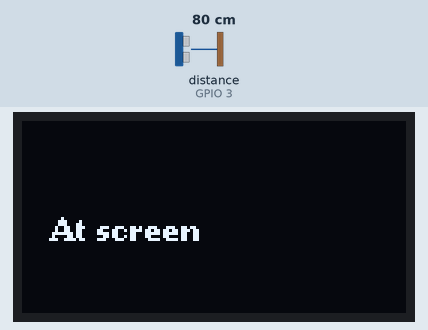
The program below on a simulated Seeed XIAO ESP32-C3. Shown: 128×64 one-colour display. Wiring (inferred from the names in the program): ultrasonic range finder: trigger GPIO 2; echo GPIO 3. The inputs (shaded band) are chosen by the test bench; at power-on: distance to the obstacle (sensor on GPIO 3) 80 cm. The echo pulse lasts 58.3 µs per cm; I2S audio is not simulated (input reads silence); what the program prints to the serial monitor is not drawn.

Above: at 1.9 s.
2.0 s: distance to the obstacle (sensor on GPIO 3) set to 95 cm
3.5 s: distance to the obstacle (sensor on GPIO 3) set to 105 cm
At 4.8 s:
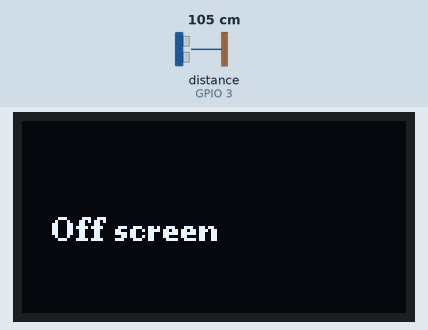
5.9 s: distance to the obstacle (sensor on GPIO 3) set to 2 cm
At 7.5 s:
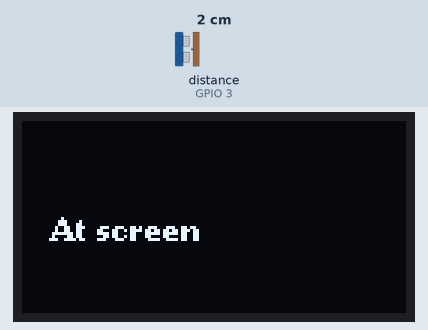
8.1 s: distance to the obstacle (sensor on GPIO 3) set to 120 cm
At 9.1 s:
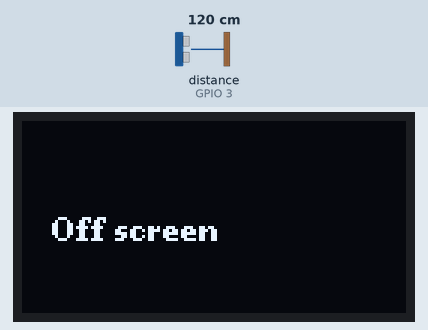
Timing chart, 0 to 11.1 s (numbered marks = the images above; inputs shaded):
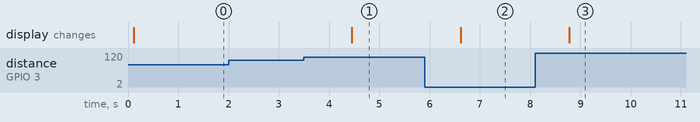

Measured:
- the behaviour switches between 100 and 101 cm on distance to the obstacle (sensor on GPIO 3) (found by bisection; images 0 and 1)
- after the input at 2.0 s, every drawn part: stays the same
- after the input at 3.5 s, the display: changes after 0.95 s (image 1)
- after the input at 5.9 s, the display: changes after 0.71 s (image 2)
- after the input at 8.1 s, the display: changes after 0.68 s (image 3)

The program:

main.cpp
```cpp
#include <Arduino.h>
#include <Wire.h>
#include <driver/i2s.h>
#include "arduinoFFT.h"
#include <U8g2lib.h>
#include <BLEDevice.h>
#include <BLEServer.h>
#include <BLEUtils.h>
#include <BLE2902.h>
#include <stdlib.h>

BLEServer* pServer = NULL;
BLECharacteristic* pCharacteristic = NULL;
bool deviceConnected = false;
bool oldDeviceConnected = false;
unsigned long previousMillis = 0;
const long interval = 1000;
unsigned long lastTimeBelowThreshold = 0;
bool trackingProximity = false;

#define I2S_WS   9  // LRCLK (Word Select)
#define I2S_DIN  8  // Data In (DOUT from mic)
#define I2S_BCLK 20  // Bit Clock
#define TIME_THRESHOLD 120000
#define TARGET_FREQUENCY 62.5
#define DISTANCE_THRESHOLD 100
const int trigPin = 2;
const int echoPin = 3;

#define SCL_INDEX 0x00
#define SCL_TIME 0x01
#define SCL_FREQUENCY 0x02
#define SCL_PLOT 0x03

#define BUFFER_SIZE 512  // Buffer for storing audio samples

#define SAMPLES 512  // Number of samples for FFT, must be a power of 2
#define SAMPLING_FREQUENCY 16000  // Adjust based on your microphone's sampling rate

double vReal[SAMPLES];  // Array to store the real part of the FFT (audio data)
double vImag[SAMPLES];  // Array to store the imaginary part (set to 0)
float duration, distance;

ArduinoFFT<double> FFT = ArduinoFFT<double>(vReal, vImag, SAMPLES, SAMPLING_FREQUENCY);
double FindPeakFrequency(double* fftData, int numSamples);
U8G2_SSD1306_128X64_NONAME_F_SW_I2C u8g2(U8G2_R0, /* clock=*/ 7, /* data=*/ 6, /* reset=*/ U8X8_PIN_NONE);

#define SERVICE_UUID        "04faf1c3-e3d5-49c0-9ead-e628bc35a133"
#define CHARACTERISTIC_UUID "90705d32-c022-4a47-bda4-8ff642549198"

class MyServerCallbacks : public BLEServerCallbacks {
    void onConnect(BLEServer* pServer) {
        deviceConnected = true;
        Serial.println("✅ BLE Device Connected");
    };

    void onDisconnect(BLEServer* pServer) {
        deviceConnected = false;
        Serial.println("❌ BLE Device Disconnected");
    }
};

void setup() {

    Serial.begin(115200);
    pinMode(trigPin, OUTPUT);
    pinMode(echoPin, INPUT);
    Wire.begin();
    u8g2.begin();
    u8g2.setFlipMode(1);

    // Configure I2S
    i2s_config_t i2s_config = {
        .mode = (i2s_mode_t)(I2S_MODE_MASTER | I2S_MODE_RX),
        .sample_rate = 16000,
        .bits_per_sample = I2S_BITS_PER_SAMPLE_16BIT,
        .channel_format = I2S_CHANNEL_FMT_ONLY_LEFT, // Using left channel
        .communication_format = I2S_COMM_FORMAT_I2S,
        .intr_alloc_flags = 0,
        .dma_buf_count = 8,
        .dma_buf_len = 512
    };

    i2s_pin_config_t pin_config = {
        .bck_io_num = I2S_BCLK,
        .ws_io_num = I2S_WS,
        .data_out_num = I2S_PIN_NO_CHANGE,
        .data_in_num = I2S_DIN
    };

    i2s_driver_install(I2S_NUM_0, &i2s_config, 0, NULL);
    i2s_set_pin(I2S_NUM_0, &pin_config);

    // // Name server device
    // BLEDevice::init("SWHW_Sensor🌲🌲🌲");
    // pServer = BLEDevice::createServer();
    // pServer->setCallbacks(new MyServerCallbacks());
    // BLEService *pService = pServer->createService(SERVICE_UUID);
    // pCharacteristic = pService->createCharacteristic(
    //     CHARACTERISTIC_UUID,
    //     BLECharacteristic::PROPERTY_READ |
    //     BLECharacteristic::PROPERTY_WRITE |
    //     BLECharacteristic::PROPERTY_NOTIFY
    // );
    // pCharacteristic->addDescriptor(new BLE2902());
    // pCharacteristic->setValue("👋 Hello World 👋");
    // pService->start();
    // // BLEAdvertising *pAdvertising = pServer->getAdvertising();  // this is working for backward compatibility
    // BLEAdvertising *pAdvertising = BLEDevice::getAdvertising();
    // pAdvertising->addServiceUUID(SERVICE_UUID);
    // pAdvertising->setScanResponse(true);
    // pAdvertising->setMinPreferred(0x06);  // functions that help with iPhone connections issue
    // pAdvertising->setMinPreferred(0x12);
    // BLEDevice::startAdvertising();
}


void loop() {
    int16_t sampleBuffer[SAMPLES];  // Array to store raw audio samples
    size_t bytesRead;

    // Read I2S audio data
    i2s_read(I2S_NUM_0, sampleBuffer, sizeof(sampleBuffer), &bytesRead, portMAX_DELAY);

    // Convert the raw 16-bit samples to double values for FFT processing
    for (int i = 0; i < SAMPLES; i++) {
        vReal[i] = (double)sampleBuffer[i];  // Assign real part
        vImag[i] = 0.0;  // Imaginary part is zeroed
    }

    // Perform FFT
    FFT.windowing(FFTWindow::Hamming, FFTDirection::Forward);  // Apply Hamming window
    FFT.compute(FFTDirection::Forward);  // Compute FFT
    FFT.complexToMagnitude();  // Convert to magnitudes

    // Get the major peak frequency
    double peakFreq = FindPeakFrequency(vReal, SAMPLES);

    Serial.print("Major peak frequency: ");
    Serial.print(peakFreq);
    Serial.println(" Hz");

    digitalWrite(trigPin, LOW);
    delayMicroseconds(2);
    digitalWrite(trigPin, HIGH);
    delayMicroseconds(10);
    digitalWrite(trigPin, LOW);

    duration = pulseIn(echoPin, HIGH);
    distance = (duration*.0343)/2;
    Serial.print("Distance: ");
    Serial.println(distance);

    u8g2.clearBuffer();
    u8g2.setFont(u8g2_font_ncenB08_tr);

    // Display Peak Frequency
    u8g2.setCursor(10, 20);
    if (peakFreq == 62.5) {
      u8g2.print("Typing...");
    }
    // u8g2.print("Freq: ");
    // u8g2.print(peakFreq);
    // u8g2.print(" Hz");

    // Display Distance
    u8g2.setCursor(10, 40);
    if (distance < 100) {
      u8g2.print("At screen");
    } else {
      u8g2.print("Off screen");
    }
    // u8g2.print("Dist: ");
    // u8g2.print(distance);
    // u8g2.print(" cm");

    u8g2.sendBuffer();

    unsigned long currentMillis = millis();
  // previousMillis = currentMillis;

    if (deviceConnected) {
        // Send new readings to database
        if (peakFreq == TARGET_FREQUENCY) {
        pCharacteristic->setValue("FREQ_MATCH");
        pCharacteristic->notify();
        Serial.println("🎙️ Send Frequency 🎙️");
        }
        if (distance < DISTANCE_THRESHOLD) {
        if (!trackingProximity) {
            trackingProximity = true;
            lastTimeBelowThreshold = currentMillis;
        } else if (currentMillis - lastTimeBelowThreshold >= TIME_THRESHOLD) {
            pCharacteristic->setValue("PROXIMITY_ALERT");
            pCharacteristic->notify();
            trackingProximity = false;
            Serial.println("🎯 Send Proximity 🎯");
        }
        } else {
        trackingProximity = false;

      // char buffer[32];
      // snprintf(buffer, sizeof(buffer), "Distance: %.2f cm", distance);
      // pCharacteristic->setValue(buffer);
      // pCharacteristic->notify();
      // Serial.println(buffer);
    }
  }
  // disconnecting
  if (!deviceConnected && oldDeviceConnected) {
      delay(500);  // give the bluetooth stack the chance to get things ready
      pServer->startAdvertising();  // advertise again
      Serial.println("Start advertising");
      oldDeviceConnected = deviceConnected;
  }
  // connecting
  if (deviceConnected && !oldDeviceConnected) {
      // do stuff here on connecting
      oldDeviceConnected = deviceConnected;
  }

  delay(1000);
}

// Function to manually find the peak frequency using only positive frequencies
double FindPeakFrequency(double* fftData, int numSamples) {
    int peakIndex = 0;
    double peakValue = 0.0;

    // Loop through the FFT data to find the maximum value (the peak)
    for (int i = 1; i < numSamples / 2; i++) { // Only consider positive frequencies
        if (fftData[i] > peakValue) {
            peakValue = fftData[i];
            peakIndex = i;
        }
    }

    // Calculate the frequency corresponding to the peak index (using only positive frequencies)
    double peakFrequency = (peakIndex * 1.0 * SAMPLING_FREQUENCY) / numSamples;
    return peakFrequency;
}
```
